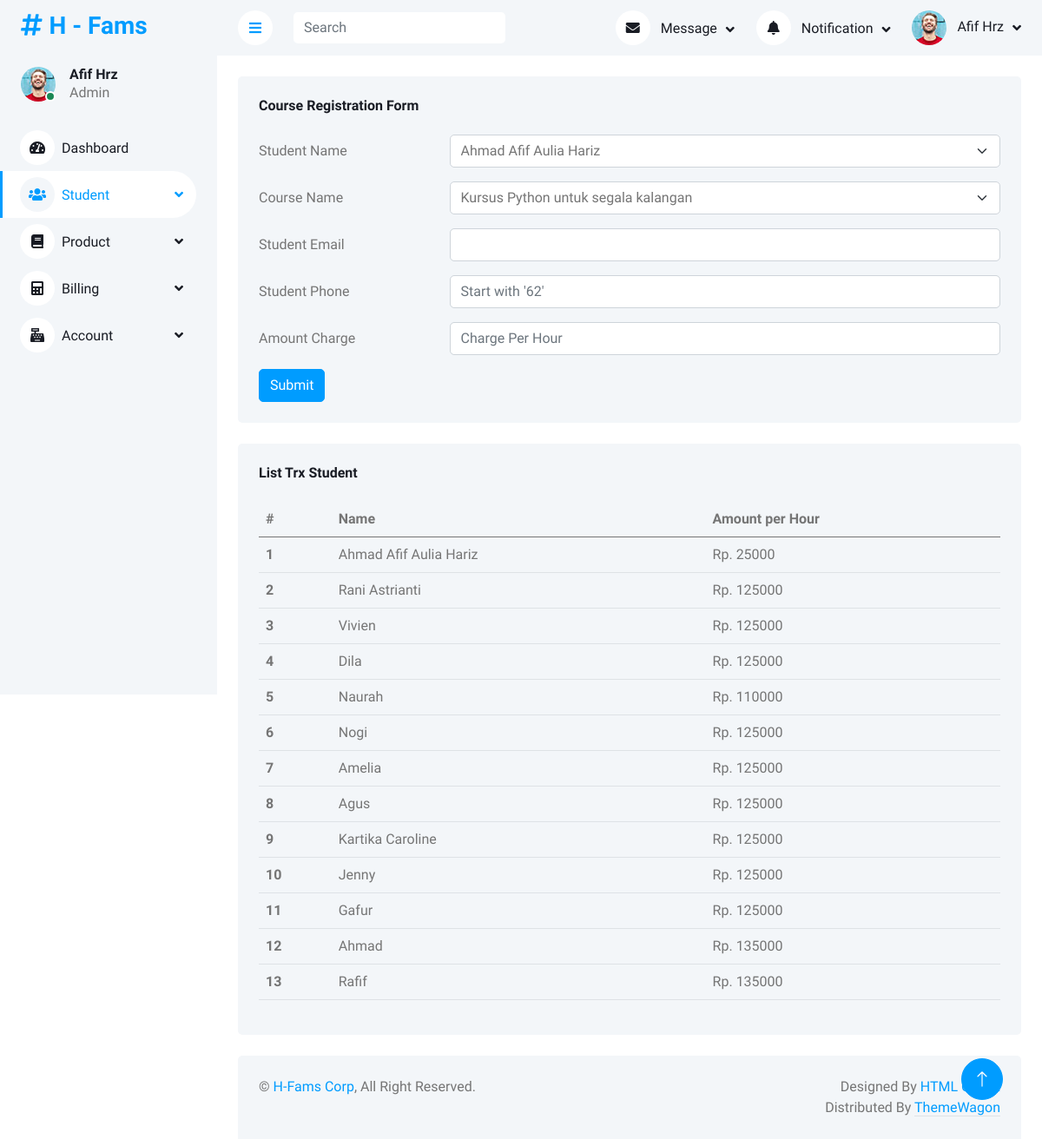
The page /student/courseregistration/ on the database its author committed.
### dashboard/models.py (models this page shows)
class admin_mst_module(models.Model):
    modulename = models.CharField(max_length=30, db_column="MODULENAME")
    pagename = models.CharField(max_length=30, db_column="PAGENAME")
    created_by = models.CharField(max_length=30, db_column="CREATED_BY")
    date_created = models.DateField(default=datetime.date.today, blank=True, db_column="DATE_CREATED")
    modified_by = models.CharField(max_length=30, blank=True, null=True, db_column="MODIFIED_BY")
    date_modified = models.DateField(blank=True, null=True, db_column="DATE_MODIFIED")
    adm_mst_id = models.IntegerField(blank=True, null=True, db_column="ADM_MST_MODULE_ID")
    validstatus = models.IntegerField(blank=True, null=True, db_column="VALIDSTATUS")
    ordernumber = models.IntegerField(db_column="ORDERNUMBER")
    levelnumber = models.IntegerField(blank=True, null=True, db_column="LEVELNUMBER")
    moduleurl = models.CharField(max_length=30, blank=True, null=True, db_column="MODULEURL")
    moduleicon = models.CharField(max_length=30, blank=True, null=True, db_column="MODULEICON")
    moduleclass = models.CharField(max_length=30, blank=True, null=True, db_column="MODULECLASS")
    application = models.CharField(max_length=30, db_column="APPLICATION")
    class Meta:
        db_table = 'ADM_MST_MODULE'

### student/models.py (models this page shows)
class std_trx(models.Model):
    std_mst_id = models.ForeignKey(std_mst, on_delete=models.RESTRICT, db_column="STD_MST_ID")
    prd_mst_id = models.ForeignKey(prd_mst, on_delete=models.RESTRICT, db_column="PRD_MST_ID")
    phone = models.CharField(max_length=30, db_column="STUDENT_PHONE")
    email = models.CharField(max_length=30, db_column="STUDENT_EMAIL")
    amount = models.IntegerField(db_column="AMOUNT")
    validuntil = models.DateField(blank=True, null=True, db_column="VALID_UNTIL")
    date_created = models.DateField(default=datetime.date.today, blank=True, db_column="DATE_CREATED")
    created_by = models.CharField(max_length=30, db_column="CREATED_BY")
    date_modified = models.DateField(blank=True, null=True, db_column="DATE_MODIFIED")
    modified_by = models.CharField(max_length=30, blank=True, null=True, db_column="MODIFIED_BY")
    remarks = models.CharField(max_length=30, blank=True, null=True, db_column="REMARKS")
    class Meta:
        db_table = 'STD_TRX'

### student/views.py (the view, shortened to what this page needs)
# urls.py: path('courseregistration/', views.courseregistration_view, name='courseregistration'),
@csrf_protect
def courseregistration_view(request):
    data_std = std_mst.objects.filter(validuntil__isnull=True)
    data_prd = prd_mst.objects.filter(validuntil__isnull=True)
    data_trx = std_trx.objects.raw('''SELECT st.ID, sm.NAME, st.AMOUNT FROM STD_TRX st
	JOIN STD_MST sm ON sm.ID = st.STD_MST_ID
	WHERE st.VALID_UNTIL ISNULL''')
    context = {
        'title':'H - Course Registration',
        'dashboard_active':'Student',
        'data_std':data_std,
        'data_prd':data_prd,
        'data_trx':data_trx
        }
    return render(request, 'student/courseregistration_view.html', context)

### student/templates/student/courseregistration_view.html (shortened to what this page needs)
{% extends 'base_site.html' %}
{% load static %}
{% block content %}
<div class="container-fluid pt-4 px-4">
    <div class="row g-4">
        <form action="/student/courseregistration/" method="post">{% csrf_token %}
        <div class="col-sm-12 col-xl-12">
            <div class="bg-light rounded h-100 p-4">
                <h6 class="mb-4">Course Registration Form</h6>
                    <div class="row mb-3">
                        <label for="inputNameStudent" class="col-sm-3 col-form-label">Student Name</label>
                        <div class="col-sm-9">
                            <select class="form-select" id="inputNameStudent" name="inputNameStudent" required=True>
                                {% for option in data_std %}
                                    <option value={{option.id}}>{{option.name}}</option>
                                {% endfor %}
                            </select>
                        </div>
                    </div>
                    <div class="row mb-3">
                        <label for="inputNameCourse" class="col-sm-3 col-form-label">Course Name</label>
                        <div class="col-sm-9">
                            <select class="form-select" id="inputNameCourse" name="inputNameCourse" required=True>
                                {% for option in data_prd %}
                                    <option value={{option.id}}>{{option.description}}</option>
                                {% endfor %}
                            </select>
                        </div>
                    </div>
                    <div class="row mb-3">
                        <label for="inputEmail" class="col-sm-3 col-form-label">Student Email</label>
                        <div class="col-sm-9">
                            <input type="email" class="form-control" id="inputEmail" name="inputEmail">
                        </div>
                    </div>
                    <div class="row mb-3">
                        <label for="inputPhone" class="col-sm-3 col-form-label">Student Phone</label>
                        <div class="col-sm-9">
                            <input type="text" class="form-control" id="inputPhone" required=True placeholder="Start with '62'" name="inputPhone">
                        </div>
                    </div>
                    <div class="row mb-3">
                        <label for="inputAmount" class="col-sm-3 col-form-label">Amount Charge</label>
                        <div class="col-sm-9">
                            <input type="number" class="form-control" id="inputAmount" name="inputAmount" step=5000 placeholder="Charge Per Hour" required=True>
                        </div>
                    </div>
                    <button type="submit" class="btn btn-primary">Submit</button>
            </div>
        </div>
        </form>
        <div class="col-sm-12 col-xl-12">
            <div class="bg-light rounded h-100 p-4">
                <h6 class="mb-4">List Trx Student</h6>
                <table class="table table-hover">
                    <thead>
                        <tr>
                            <th scope="col">#</th>
                            <th scope="col">Name</th>
                            <th scope="col">Amount per Hour</th>
                        </tr>
                    </thead>
                    <tbody>
                        {% for data in data_trx %}
                        <tr>
                            <th scope="row">{{forloop.counter}}</th>
                            <td>{{data.NAME}}</td>
                            <td>Rp. {{data.amount}}</td>
                        </tr>
                        {% endfor %}
                    </tbody>
                </table>
            </div>
        </div>
    </div>
</div>
{% endblock content %}

### templates/base_site.html (shortened to what this page needs)
{% load static %}
{% load custom_tags %}
<!DOCTYPE html>
<html lang="en">
<head>
    <link href="https://cdnjs.cloudflare.com/ajax/libs/font-awesome/5.10.0/css/all.min.css" rel="stylesheet">
    <link href="https://cdn.jsdelivr.net/npm/bootstrap-icons@1.4.1/font/bootstrap-icons.css" rel="stylesheet">
    <link href={% static "lib/owlcarousel/assets/owl.carousel.min.css" %} rel="stylesheet">
    <link href={% static "lib/tempusdominus/css/tempusdominus-bootstrap-4.min.css" %} rel="stylesheet" />
    <link href={% static "css/bootstrap.min.css" %} rel="stylesheet">
    <link href={% static "css/style.css" %} rel="stylesheet">
</head>
<body>
    <div class="container-xxl position-relative bg-white d-flex p-0">
        <div class="sidebar pe-4 pb-3">
            <nav class="navbar bg-light navbar-light">
                <a href="/home/" class="navbar-brand mx-4 mb-3">
                    <h3 class="text-primary"><i class="fa fa-hashtag me-2"></i>H - Fams</h3>
                </a>
                <div class="d-flex align-items-center ms-4 mb-4">
                    <div class="position-relative">
                        <img class="rounded-circle" src={% static "img/user.jpg" %} alt="" style="width: 40px; height: 40px;">
                        <div class="bg-success rounded-circle border border-2 border-white position-absolute end-0 bottom-0 p-1"></div>
                    </div>
                    <div class="ms-3">
                        <h6 class="mb-0">Afif Hrz</h6>
                        <span>Admin</span>
                    </div>
                </div>
                <div class="navbar-nav w-100">
                    {% autoescape off %}
                    {% loop_module dashboard_active %}
                    {% endautoescape %}
                </div>
            </nav>
        </div>
        <div class="content">
            <nav class="navbar navbar-expand bg-light navbar-light sticky-top px-4 py-0">
                <a href="#" class="sidebar-toggler flex-shrink-0">
                    <i class="fa fa-bars"></i>
                </a>
                <form class="d-none d-md-flex ms-4">
                    <input class="form-control border-0" type="search" placeholder="Search">
                </form>
                <div class="navbar-nav align-items-center ms-auto">
                    <div class="nav-item dropdown">
                        <a href="#" class="nav-link dropdown-toggle" data-bs-toggle="dropdown">
                            <i class="fa fa-envelope me-lg-2"></i>
                            <span class="d-none d-lg-inline-flex">Message</span>
                        </a>
                    </div>
                    <div class="nav-item dropdown">
                        <a href="#" class="nav-link dropdown-toggle" data-bs-toggle="dropdown">
                            <i class="fa fa-bell me-lg-2"></i>
                            <span class="d-none d-lg-inline-flex">Notification</span>
                        </a>
                    </div>
                    <div class="nav-item dropdown">
                        <a href="#" class="nav-link dropdown-toggle" data-bs-toggle="dropdown">
                            <img class="rounded-circle me-lg-2" src={% static "img/user.jpg" %} alt="" style="width: 40px; height: 40px;">
                            <span class="d-none d-lg-inline-flex">Afif Hrz</span>
                        </a>
                    </div>
                </div>
            </nav>
            {% block content %}
            {% endblock content %}
            <div class="container-fluid pt-4 px-4">
                <div class="bg-light rounded-top p-4">
                    <div class="row">
                        <div class="col-12 col-sm-6 text-center text-sm-start">
                            &copy; <a href="#">H-Fams Corp</a>, All Right Reserved.
                        </div>
                        <div class="col-12 col-sm-6 text-center text-sm-end">
                            Designed By <a href="https://htmlcodex.com">HTML Codex</a>
                        Distributed By <a class="border-bottom" href="https://themewagon.com" target="_blank">ThemeWagon</a>
                        </div>
                    </div>
                </div>
            </div>
        </div>
        <a href="#" class="btn btn-lg btn-primary btn-lg-square back-to-top"><i class="bi bi-arrow-up"></i></a>
    </div>
</body>
</html>

### staticfiles/css/style.css (style rules this page uses)
:root { --primary: #009CFF; --light: #F3F6F9; --dark: #191C24; }
.back-to-top { position: fixed; display: none; right: 45px; bottom: 45px; z-index: 99; }
.btn { transition: .5s; }
.btn.btn-primary { color: #FFFFFF; }
.btn-lg-square { width: 48px; height: 48px; }
.btn-square, .btn-sm-square, .btn-lg-square { padding: 0; display: inline-flex; align-items: center; justify-content: center; font-weight: normal; border-radius: 50px; }
.sidebar { position: fixed; top: 0; left: 0; bottom: 0; width: 250px; height: 100vh; overflow-y: auto; background: var(--light); transition: 0.5s; z-index: 999; }
.content { margin-left: 250px; min-height: 100vh; background: #FFFFFF; transition: 0.5s; }
@media (min-width: 992px) { .sidebar { margin-left: 0; } }
@media (min-width: 992px) { .content { width: calc(100% - 250px); } }
.sidebar .navbar .navbar-nav .nav-link { padding: 7px 20px; color: var(--dark); font-weight: 500; border-left: 3px solid var(--light); border-radius: 0 30px 30px 0; outline: none; }
.sidebar .navbar .navbar-nav .nav-link:hover, .sidebar .navbar .navbar-nav .nav-link.active { color: var(--primary); background: #FFFFFF; border-color: var(--primary); }
.sidebar .navbar .navbar-nav .nav-link i { width: 40px; height: 40px; display: inline-flex; align-items: center; justify-content: center; background: #FFFFFF; border-radius: 40px; }
.sidebar .navbar .navbar-nav .nav-link:hover i, .sidebar .navbar .navbar-nav .nav-link.active i { background: var(--light); }
.sidebar .navbar .dropdown-toggle::after { position: absolute; top: 15px; right: 15px; border: none; content: "\f107"; font-family: "Font Awesome 5 Free"; font-weight: 900; transition: .5s; }
.content .navbar .navbar-nav .nav-link { margin-left: 25px; padding: 12px 0; color: var(--dark); outline: none; }
.content .navbar .sidebar-toggler, .content .navbar .navbar-nav .nav-link i { width: 40px; height: 40px; display: inline-flex; align-items: center; justify-content: center; background: #FFFFFF; border-radius: 40px; }
.content .navbar .dropdown-toggle::after { margin-left: 6px; vertical-align: middle; border: none; content: "\f107"; font-family: "Font Awesome 5 Free"; font-weight: 900; transition: .5s; }

### rows shown on the page
admin_mst_module: id+MODULENAME+MODULEURL "Dashboard Student Product Billing Account"
std_trx: NAME "Ahmad Afif Aulia Hariz", amount "25000"
std_trx: NAME "Rani Astrianti", amount "125000"
std_trx: NAME "Vivien", amount "125000"
std_trx: NAME "Dila", amount "125000"
std_trx: NAME "Naurah", amount "110000"
std_trx: NAME "Nogi", amount "125000"
std_trx: NAME "Amelia", amount "125000"
std_trx: NAME "Agus", amount "125000"
std_trx: NAME "Kartika Caroline", amount "125000"
std_trx: NAME "Jenny", amount "125000"
std_trx: NAME "Gafur", amount "125000"
std_trx: NAME "Ahmad", amount "135000"
std_trx: NAME "Rafif", amount "135000"

### other values the page prints
form field inputNameStudent "Ahmad Afif Aulia Hariz"
form field inputNameCourse "Kursus Python untuk segala kalangan"
